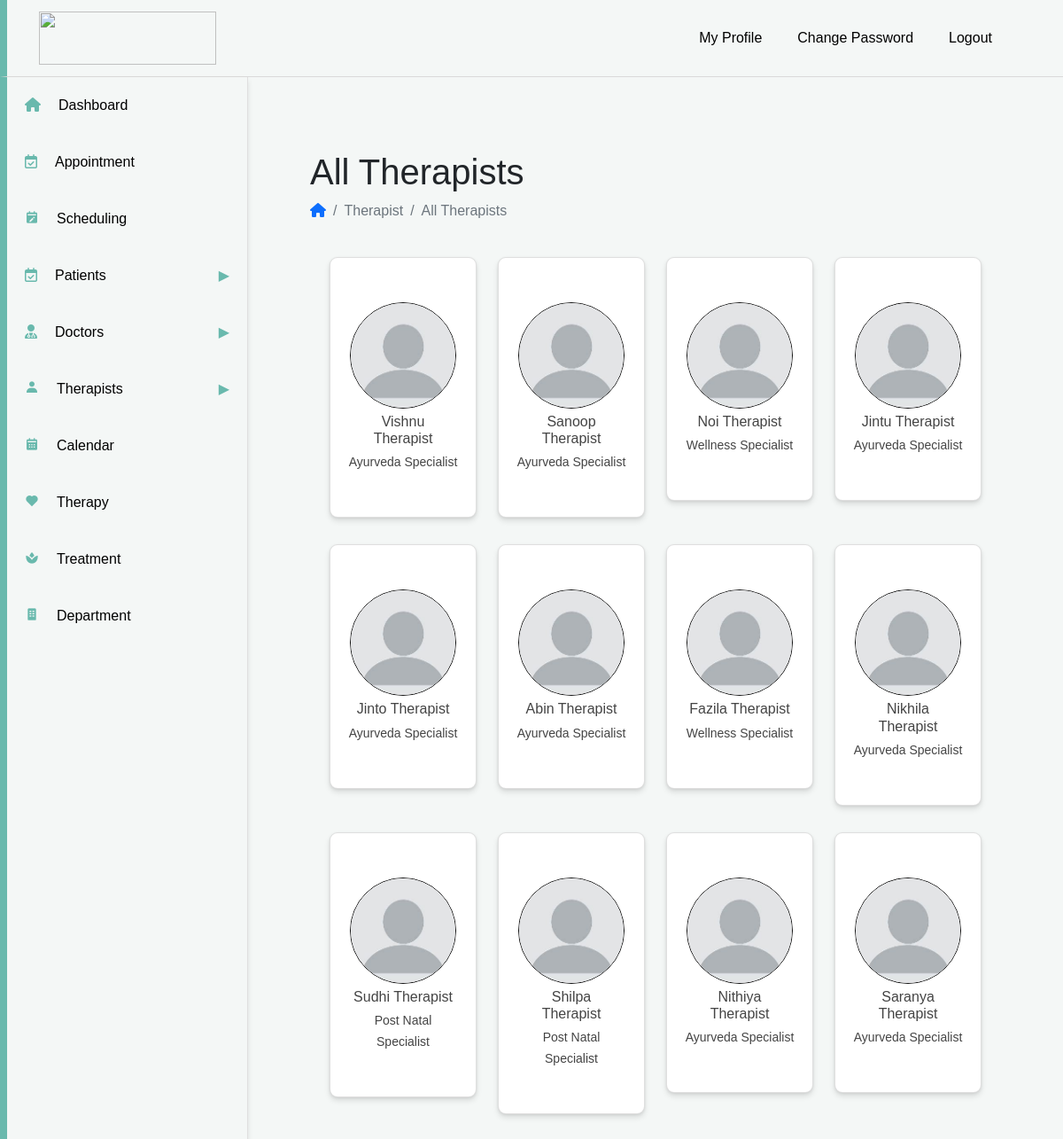
/viewTherapist (signed in), run on the app's committed database.
### Booking/models.py (models this page shows, shortened)
class Therapist(models.Model):
    admin=models.ForeignKey(Admin,on_delete=models.CASCADE)
    name=models.CharField(max_length=50)
    specialization=models.ForeignKey(Therapy, on_delete=models.CASCADE)
    treatment=models.ForeignKey(Treatment,on_delete=models.CASCADE,null=True)
    contact_no=models.BigIntegerField()
    email_id=models.CharField(max_length=50)
    place = models.CharField(max_length=50)
    gender=models.CharField(max_length=50)
    Room=models.CharField(max_length=50,null=True)
    About=models.TextField(null=True)
    Image=models.ImageField(upload_to="media/images/", null=True)

class Therapy(models.Model):
    admin=models.ForeignKey(Admin,on_delete=models.CASCADE)
    Therapy=models.CharField(max_length=50)

### Booking/views.py (the view)
# urls.py: path('viewTherapist',views.viewTherapist,name="viewTherapist"),
def viewTherapist(request):
    login_id = request.session.get('alid')
    therapist=Therapist.objects.filter(admin__Lid_id=login_id)
    context={
        'therapists':therapist
    }
    return render(request,'main/listTherapist.html',context)

### Booking/templates/main/listTherapist.html (shortened to what this page needs)
<!DOCTYPE html>
<html lang="en">
{% extends "components/header.html" %}
{% load static %}
{% block content %}
  <head>
 </head>
    <div class="breadcrumb-sec">
        <h1>All Therapists</h1>
        <ul class="breadcrumb">
        <li class="breadcrumb-item">
        <a href="#"><i class="fa-solid fa-house"></i></i></a>
        </li>
        <li class="breadcrumb-item active">
           Therapist
        </li>
        <li class="breadcrumb-item active">
            All Therapists
        </li>
       </ul>
    </div>
    <div class="row sec-1">
        {% for therapist in therapists %}
        <div class="col-lg-3 col-md-6 col-sm-12" >
            <div class="card" >
        <a href="/therapistprofile/{{therapist.id }}">
                <div class="body text-center">
                  {% if therapist.Image %}
                  <img class="round-img" src="{{ therapist.Image.url }}" >
                  {% else %}
                  <img class="round-img" src="{% static 'image/profile.jpeg' %}" alt="placeholder image">
                  {% endif %}
                  <h6>{{ therapist.name }}</h6>
                  <small>{{ therapist.specialization.Therapy }} Specialist</small><br>
                </div>
              </a>
            </div>
        </div>
        {% endfor %}
{% endblock %}

### Booking/templates/components/header.html (shortened to what this page needs)
<!DOCTYPE html>
<html lang="en">
     {% load static %}
<head>
<link href='https://unpkg.com/boxicons@2.0.9/css/boxicons.min.css' rel='stylesheet'>
<link href="https://cdn.jsdelivr.net/npm/bootstrap@5.0.2/dist/css/bootstrap.min.css" rel="stylesheet">
<link rel="stylesheet" href="https://cdnjs.cloudflare.com/ajax/libs/font-awesome/6.5.2/css/all.min.css">
</head>
<body>
        <nav class="navbar" style="background-color:#f4f7f6">
            <div class="navbar-brand" >
                <a href="#" class="nav-link">
                 <img src="https://naturebellswellness.com/wp-content/uploads/2022/11/Untitled-design-12.webp" width="700" height="230" >
                </a>
            </div>
            <div class="nav-rights">
           <a href="/adminprofile">My Profile</a>
             <a href="/changepwd">Change Password</a>
             <a href="/signin" > Logout </a>
         </div>
         </nav>
        <div class="sidebar" id="sidebar">
          <ul>
            <li><a href="/dashboard"><i class="fa-solid fa-house"></i>Dashboard</a></li>
            <li><a href="/report"><i class="fa-regular fa-calendar-check"></i>Appointment</a></li>
            <li><a href="/book"><i class='bx bxs-calendar-edit'></i>Scheduling</a></li>
            <li class="has-submenu">
              <a href="#link4"><i class="fa-regular fa-calendar-check"></i>Patients <span class="arrow">▶</span></a>
            </li>
            <li class="has-submenu">
              <a href="#link3"><i class="fa-solid fa-user-doctor"></i>Doctors <span class="arrow">▶</span></a>
            </li>
            <li class="has-submenu">
              <a href="#link4"><i class="bx bxs-user"></i>Therapists <span class="arrow">▶</span></a>
            </li>
            <li><a href="/calendar"><i class='bx bxs-calendar'></i>Calendar</a></li>
            <li><a href="/therapy"><i class='bx bxs-heart'></i>Therapy</a></li>
            <li><a href="/treatment"><i class='bx bxs-spa'></i>Treatment</a></li>
            <li><a href="/department"><i class='bx bxs-building'></i>Department</a></li>
          </ul>
        </div>
        <div id="content" >
            {% block content %}{% endblock %}
          </div>
</body>
</html>

### Booking/templates/components/header.html (style rules this page uses)
body { font-family: Arial, sans-serif; }
.sidebar { position: fixed; background-color: #f4f7f6; left: 0; width: 280px; height: calc(100% - 87px); margin-top:87px; z-index: 2000; font-family: var(--lato); transition: .3s ease; overflow-x: hidden; scrollbar-width: none; border-right:1px solid #dfdfdf; box-shadow: 0px 4px 6px rgba(0, 0, 0, 0.1); border-left:8px solid #69b9ad; overflow-y: auto; }
#content { position: relative; width: calc(100% - 280px); left: 280px; transition: .3s ease; background-color: #f4f7f6; padding: 130px 30px; border-radius: 10px 0 0 0; }
.sidebar ul { list-style: none; padding: 0; }
.sidebar ul li { cursor: pointer; padding:5px; }
.sidebar ul li a { color:black; text-decoration: none; padding:15px; display: block; }
.sidebar ul li i { color: #69b9ad; margin-right: 20px; }
.sidebar ul li .arrow { float: right; transition: all 0.3s ease-out; }
.sidebar li .arrow { color: #69b9ad; }
.navbar { display:flex; background-color: #fff; position: fixed; z-index:99; width: 100%; left:0; border-bottom:1px solid #dad9d9; justify-content: space-between; align-items: center; flex-wrap: wrap; padding:0px; border-left: 8px solid #69b9ad; }
.navbar .nav-rights { margin-right:40px; display: flex; }
.navbar .nav-rights a { margin-right:40px; color:black; font-size: 16px; font-weight: 500; }
.navbar a { text-decoration: none; }
.navbar .navbar-brand { display:flex; margin-left:20px; }
.navbar .navbar-brand img { border:1px solid black; height: auto; max-width: 100%; border: none; border-radius: 0; height:60px; width: 200px; }
.navbar .navbar-brand a { display: inline-block; }

### Booking/templates/main/listTherapist.html (style rules this page uses)
.breadcrumb-sec { margin:40px; }
.sec-1 { display:flex; flex-wrap:wrap; margin:40px 50px; }
body { background-color: #f2f2f2; }
.row { display: flex; -ms-flex-wrap: wrap; flex-wrap: wrap; row-gap: 30px; }
.row .card .round-img { border-radius:50%; border:1px solid rgb(14, 14, 14); object-fit: cover; width:120px; height:120px; }
.row .card { padding:30px 0; border-radius:9px; box-shadow: 0 4px 6px rgba(0, 0, 0, 0.1), 0 1px 3px rgba(0, 0, 0, 0.08); }
.row .card a { text-decoration: none; }
.row .card h6 { margin:5px 5px; }
.card .body { color: #444; padding: 20px; font-weight: 400; }
.card .text-center { text-align: center !important; }

### data on the page
Therapist: name "Vishnu Therapist", specialization.Therapy "Ayurveda"
Therapist: name "Sanoop Therapist", specialization.Therapy "Ayurveda"
Therapist: name "Noi Therapist", specialization.Therapy "Wellness"
Therapist: name "Jintu Therapist", specialization.Therapy "Ayurveda"
Therapist: name "Jinto Therapist", specialization.Therapy "Ayurveda"
Therapist: name "Abin Therapist", specialization.Therapy "Ayurveda"
Therapist: name "Fazila Therapist", specialization.Therapy "Wellness"
Therapist: name "Nikhila Therapist", specialization.Therapy "Ayurveda"
Therapist: name "Sudhi Therapist", specialization.Therapy "Post Natal"
Therapist: name "Shilpa Therapist", specialization.Therapy "Post Natal"
Therapist: name "Nithiya Therapist", specialization.Therapy "Ayurveda"
Therapist: name "Saranya Therapist", specialization.Therapy "Ayurveda"
